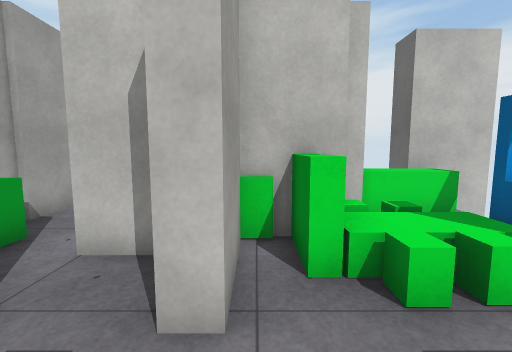
View 1 (above)

15 first-person views from a walk through a 3-D level made in the Unity game engine. The camera is 1.5 m above the floor, tilts 6° down and sees 90° across. The floor is counted in squares, 1 m on a side. Each view is taken from the middle of a square. On the plan, view 1 faces up. The plan holds only what a view shows up to about 13 squares ahead; the rest is blank. The place goes on beyond the plan. Door leaves are left out, so doorways stand open. Surface patterns are stand-ins for the level's own textures.

View 2
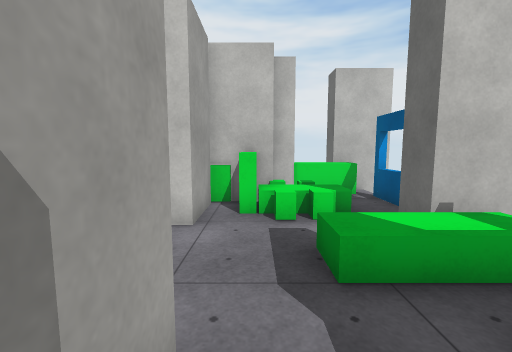

View 3
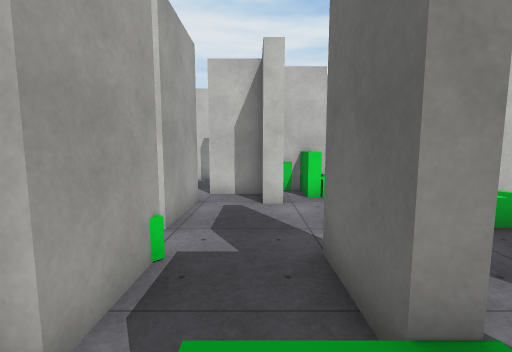

View 4
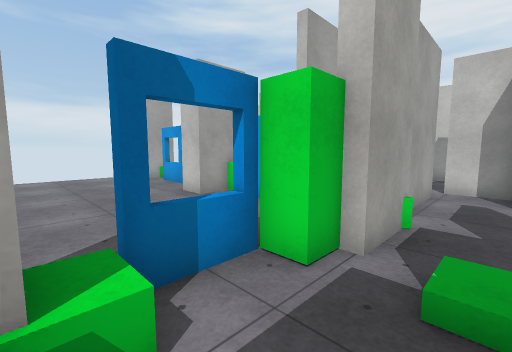

View 5
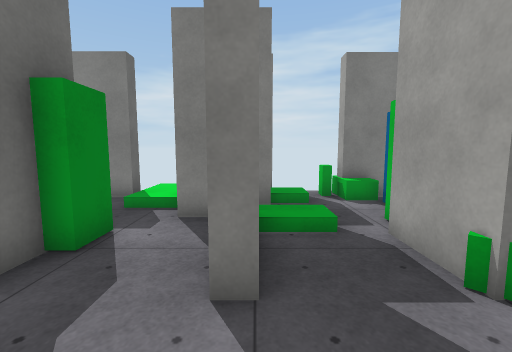

View 6
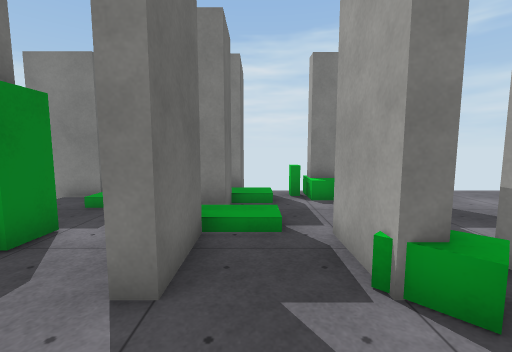

View 7
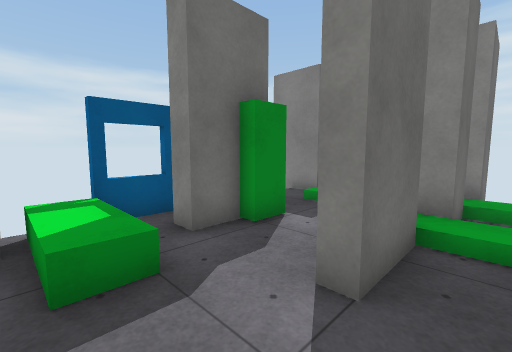

View 8
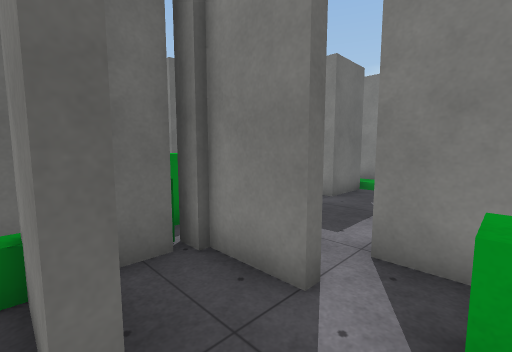

View 9
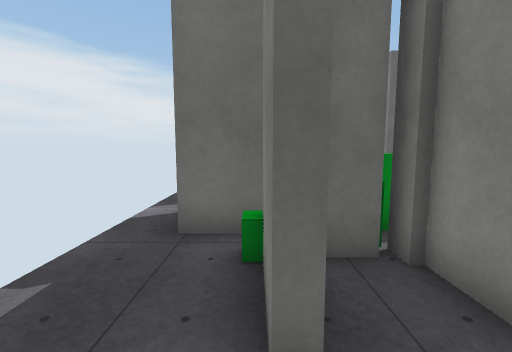

View 10
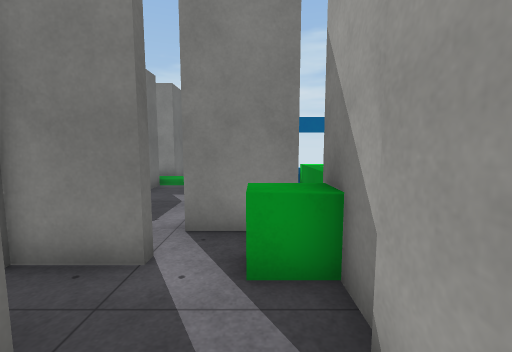

View 11
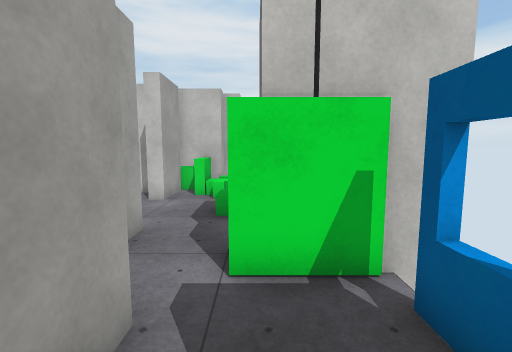

View 12
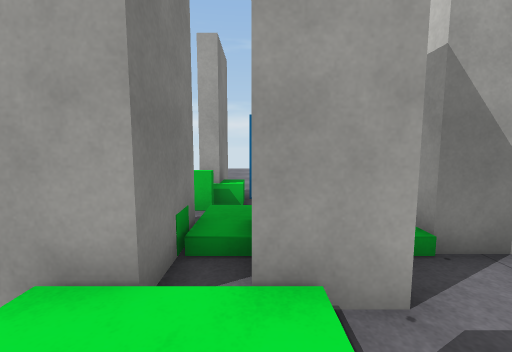

View 13
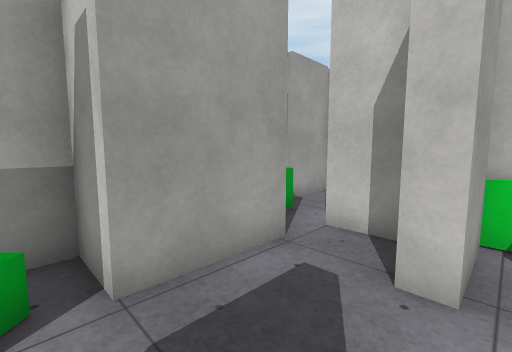

View 14
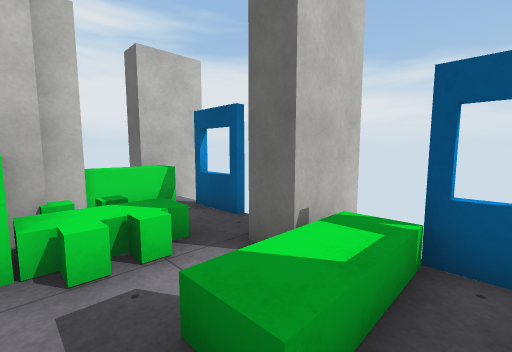

View 15
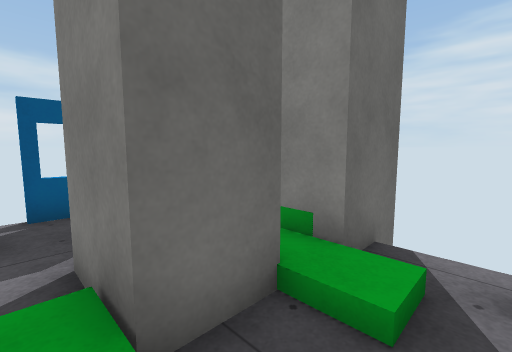

### Floor plan
Key: @ floor where view 1 was taken; # wall or solid block; x gap in a wall; . main floor; : floor 0.25 m higher than the main floor; D open door; = window, fence, low wall or low ledge; ^ raised ledge; B green block; O other object.
Columns run from 6 left of view 1 to 5 right of it. Each row starts with its distance up from view 1.
  8  ###....
  7  #.....#  ##
  6  #.DDBB#^^^#
  5  #..DD######
  4  ^^.D###BB #
  3  #...##^BB
  2  ###.##.BB#
  1 ^###....^^##
  0 ^###..@.^^^#
 -1 ^##B.......=
 -2 ..#BxD#DD###
 -3  .BB.D#.DBB#
 -4 ..BB.OO....x
 -5 ..=... ##..=
 -6 ..#B.O###:.x
 -7 .##BB.###:##
 -8    B# ###

Positions as (right, up) in squares from view 1, and headings:
1: (0, 0), facing up
2: (1, -3), facing up
3: (-1, -5), facing up
4: (-1, -7), facing up-left
5: (0, 1), facing down
6: (-1, 1), facing down
7: (-1, 1), facing down-right
8: (-4, 6), facing down-right
9: (-4, 6), facing right
10: (-4, 7), facing down
11: (3, -7), facing up
12: (4, -6), facing left
13: (0, -1), facing up-left
14: (1, -1), facing up-right
15: (-2, -4), facing down-right
